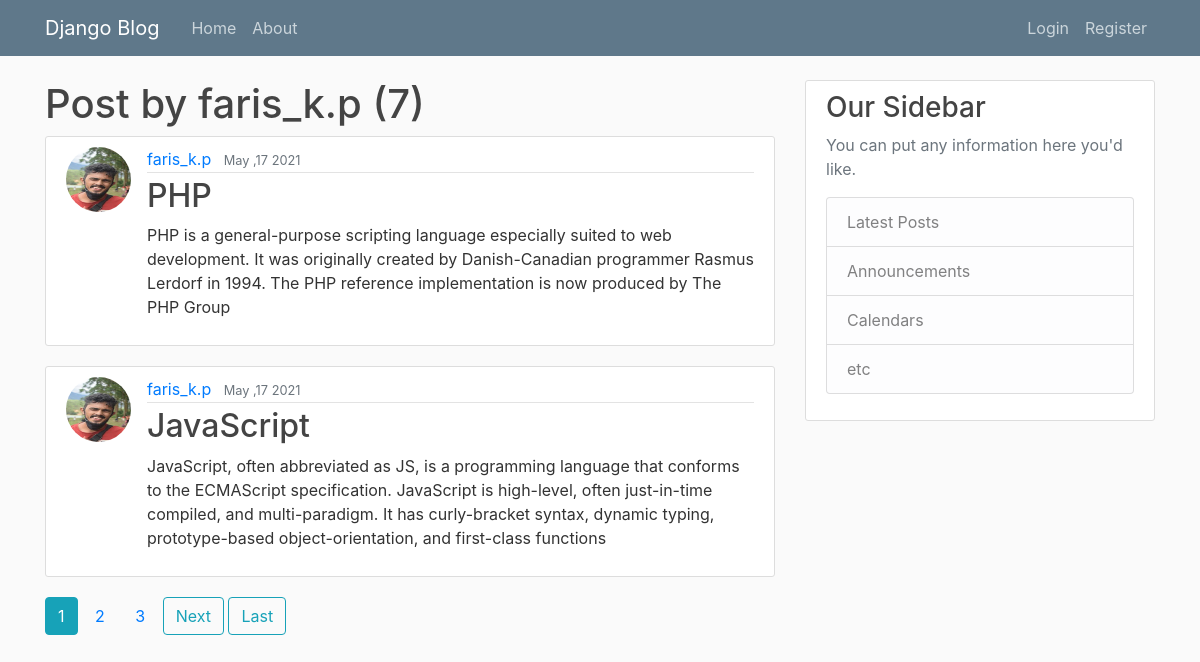
Page /user/faris_k.p on the committed database.
### blog/models.py (models this page shows, shortened)
class Post(models.Model):
    title=models.CharField(max_length=100)
    content=models.TextField()
    date_posted=models.DateTimeField(default=timezone.now)
    author=models.ForeignKey(User, on_delete=models.CASCADE)

### users/models.py (models this page shows, shortened)
class Profile(models.Model):
    user = models.OneToOneField(User, on_delete=models.CASCADE)
    image = models.ImageField(default = 'default.jpg',upload_to='profile_pics')

### blog/views.py (the view)
# urls.py: path('user/<str:username>',UserPostListView.as_view(),name='user-posts'),
class UserPostListView(ListView):
    model = Post
    template_name = "blog/user_posts.html" #<app>/<module>_<view_type>.html
    context_object_name = 'posts'
    ordering = [ '-date_posted' ]
    paginate_by = 2
    def get_queryset(self):
        user = get_object_or_404(User ,username=self.kwargs.get('username'))
        return Post.objects.filter(author=user).order_by('-date_posted')

### blog/templates/blog/user_posts.html (shortened to what this page needs)
{% extends 'blog/base.html' %}
{% block  content %}
 <h1>Post by {{ view.kwargs.username }} ({{ page_obj.paginator.count }}) </h1>
    {% for  post in posts %}
     <article class="media content-section">
     <img class="rounded-circle  article-img " src="{{ post.author.profile.image.url }}" alt="not image">
        <div class="media-body">
            <div class="article-metadata">
            <a class="mr-2" href="{% url 'user-posts' post.author.username %}">{{ post.author }}</a>
            <small class="text-muted">{{ post.date_posted|date:"F ,d Y" }}</small>
            </div>
            <h2><a class="article-title" href="{% url 'post-detail' post.id %}">{{ post.title }}</a></h2>
            <p class="article-content">{{ post.content }}</p>
        </div>
     </article>
    {% endfor %}
    {% if is_paginated %}
        {% for num in page_obj.paginator.page_range %}
            {% if page_obj.number == num %}
                <a class="btn btn-info mb-4" href="?page={{ num }}">{{ num }}</a>
            {% elif num > page_obj.number|add:'-3' and num < page_obj.number|add:'3' %}
                <a class="btn btn-outlineinfo mb-4" href="?page={{ num }}">{{ num }}</a>
            {% endif %}
        {% endfor %}
          {% if page_obj.has_next  %}
            <a class="btn btn-outline-info mb-4" href="?page={{ page_obj.next_page_number }}">Next</a>
            <a class="btn btn-outline-info mb-4" href="?page={{ page_obj.paginator.num_pages }}">Last</a>
         {% endif %}
    {% endif %}
{% endblock content %}

### blog/static/blog/main.css (style rules this page uses)
body { background: #fafafa; color: #333333; margin-top: 5rem; }
h1, h2, h3, h4, h5, h6 { color: #444444; }
.content-section { background: #ffffff; padding: 10px 20px; border: 1px solid #dddddd; border-radius: 3px; margin-bottom: 20px; }
.article-title { color: #444444; }
.article-content { white-space: pre-line; }
.article-img { height: 65px; width: 65px; margin-right: 16px; }
.article-metadata { padding-bottom: 1px; margin-bottom: 4px; border-bottom: 1px solid #e3e3e3 }

### rows in the picture
Post: author.profile.image (picture), author "faris_k.p", date_posted "May ,17 2021", title "PHP", content "PHP is a general-purpose scripting language especially suited to web development. It was originally created by Danish-Canadian programmer Rasmus Lerdorf in 1994. The PHP reference implementation is now produced by The PHP Group"
Post: author.profile.image (picture), author "faris_k.p", date_posted "May ,17 2021", title "JavaScript", content "JavaScript, often abbreviated as JS, is a programming language that conforms to the ECMAScript specification. JavaScript is high-level, often just-in-time compiled, and multi-paradigm. It has curly-bracket syntax, dynamic typing, prototype-based object-orientation, and first-class functions"

### other values in the picture
{{ view.kwargs.username }} "faris_k.p"
{{ page_obj.paginator.count }} "7"
{{ num }} "1"
{{ num }} "2" "3"
